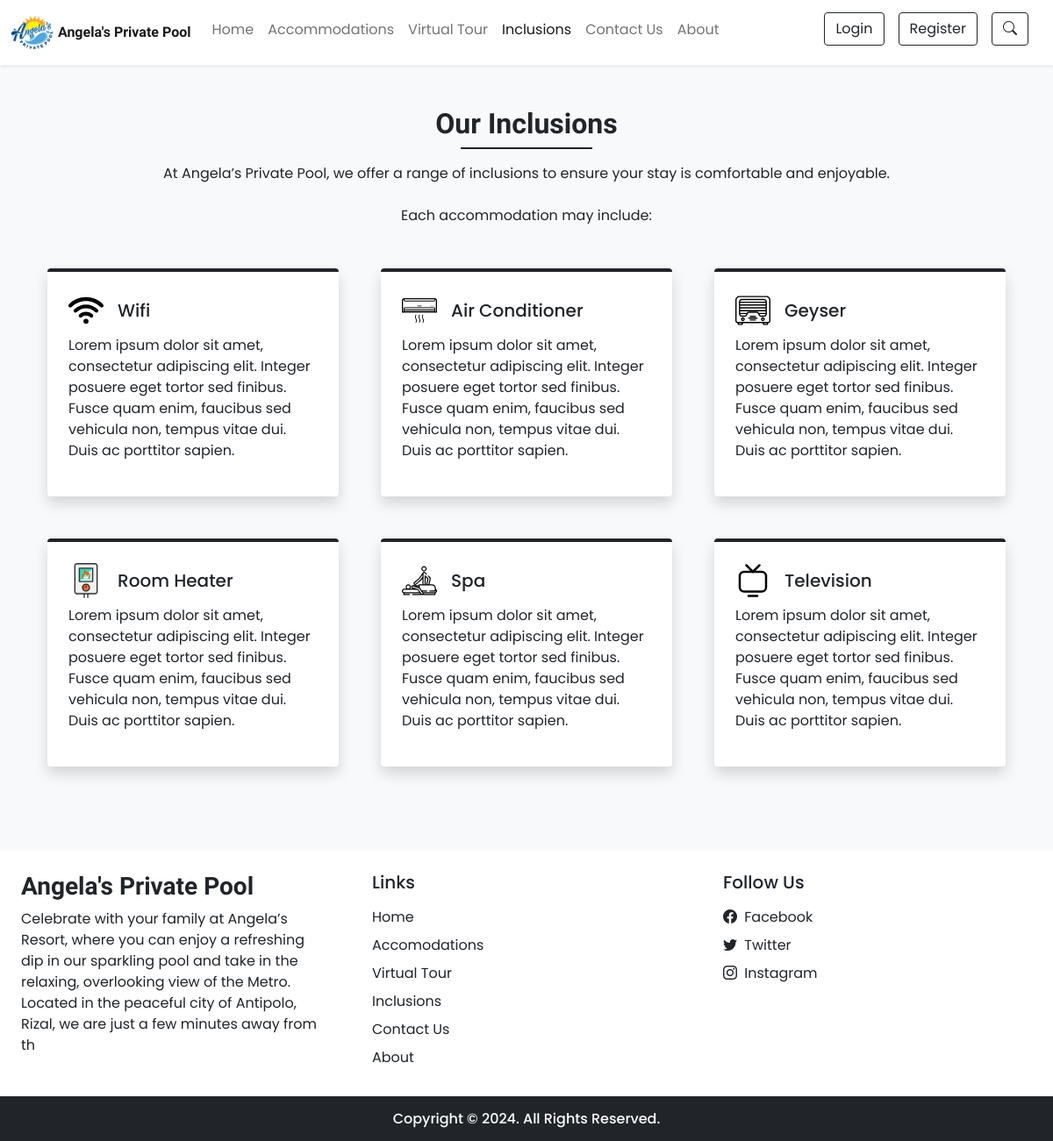
Screenshot of /facilities.php with the database file from the repository.
### tables this page shows
CREATE TABLE `settings` (
  `sr_no` int(11) NOT NULL AUTO_INCREMENT,
  `site_title` varchar(50) NOT NULL,
  `site_about` varchar(250) NOT NULL,
  `shutdown` tinyint(1) NOT NULL,
  PRIMARY KEY (`sr_no`)
);

CREATE TABLE `facilities` (
  `id` int(11) NOT NULL AUTO_INCREMENT,
  `icon` varchar(100) NOT NULL,
  `name` varchar(50) NOT NULL,
  `description` varchar(250) NOT NULL,
  PRIMARY KEY (`id`)
);

### admin/inc/db_config.php (called while the page is built, shortened)
<?php
    function selectAll($table)
    {
        $con = $GLOBALS['con'];
        $res = mysqli_query($con,"SELECT * FROM $table");
        return $res;
    }
    function select($sql,$values,$datatypes)
    {
        $con = $GLOBALS['con'];
        if($stmt = mysqli_prepare($con, $sql))
        {
            mysqli_stmt_bind_param($stmt,$datatypes,...$values);
            if(mysqli_stmt_execute($stmt))
            {
                $res = mysqli_stmt_get_result($stmt);
                return $res;
            }
            else
            {
                die("Query cannot be executed - Select");
            }
        }
        else
        {
            die("Query cannot be prepared - Select");
        }
    }
?>

### facilities.php (the view, shortened to what this page needs)
<!DOCTYPE html>
<html lang="en">
<head>
    <link rel="stylesheet" href="https://cdn.jsdelivr.net/npm/swiper@11/swiper-bundle.min.css"/>
    <?php require('inc/links.php'); ?>
</head>
<body class="bg-light">
    <?php require('inc/navbar.php'); ?>
    <div class="my-5 px-4">
        <h2 class="fw-bold h-font text-center">Our Inclusions</h2>
        <div class="h-line bg-dark"></div>
        <p class="text-center mt-3">
            At Angela’s Private Pool, we offer a range of inclusions to ensure your stay is comfortable and enjoyable.<br><br>
            Each accommodation may include:
        </p>
    </div>
    <div class="container">
        <div class="row">
            <?php
                $res = selectAll('facilities');
                $path = FACILITIES_IMG_PATH;
                while($row = mysqli_fetch_assoc($res))
                {
                    echo<<<data
                        <div class="col-lg-4 col-md-6 mb-5 px-4">
                            <div class="bg-white rounded shadow p-4 border-top border-4 border-dark pop">
                                <div class="d-flex align-items-center mb-2">
                                    <img src="$path$row[icon]" width="40px">
                                    <h5 class="m-0 ms-3">$row[name]</h5>
                                </div>
                                <p>$row[description]</p>
                            </div>
                        </div>
                    data;
                }
            ?>
        </div>
    </div>
    <?php require('inc/footer.php'); ?>
</body>
</html>

### inc/navbar.php (shortened to what this page needs)
<nav id="nav-bar" class="navbar navbar-expand-lg navbar-light bg-white px-lg-auto py-lg-1 shadow-sm sticky-top">
  <div class="container-fluid">
    <a class="logo-image" href="index.php">
      <img src="images/settings/logo-angela.jpg" alt="Angela's Logo" />
    </a>
    <a class="navbar-brand ms-1 me-3 fw-bold fs-6 h-font" href="index.php"><?php echo $settings_r['site_title'] ?></a>
    <div class="collapse navbar-collapse" id="navbarSupportedContent">
      <ul class="navbar-nav me-auto mb-auto mb-lg-auto">
        <li class="nav-item">
          <a class="nav-link me-auto" href="index.php">Home</a>
        </li>
        <li class="nav-item">
          <a class="nav-link me-auto" href="rooms.php">Accommodations</a>
        </li>
        <li class="nav-item">
          <a class="nav-link me-auto" href="virtual_tour.php">Virtual Tour</a>
        </li>
        <li class="nav-item">
          <a class="nav-link me-auto" href="facilities.php">Inclusions</a>
        </li>
        <li class="nav-item">
          <a class="nav-link me-auto" href="contact.php">Contact Us</a>
        </li>
        <li class="nav-item">
          <a class="nav-link" href="about.php">About</a>
        </li>
      </ul>
      <div class="d-flex">
        <?php
          if(isset($_SESSION['login']) && $_SESSION['login']==true)
          {
            $path = USERS_IMG_PATH;
            echo<<<data
              <div class="btn-group">
                <button type="button" class="btn btn-outline-dark shadow-none dropdown-toggle" data-bs-toggle="dropdown" data-bs-display="static" aria-expanded="false">
                  $_SESSION[uName]
                </button>
                <ul class="dropdown-menu dropdown-menu-lg-end">
                  <li><a class="dropdown-item" href="profile.php">Profile</a></li>
                  <li><a class="dropdown-item" href="bookings.php">Bookings</a></li>
                  <li><a class="dropdown-item" href="logout.php">Logout</a></li>
                </ul>
              </div>
            data;
          }
          else
          {
            echo<<<data
            <button type="button" class="btn btn-outline-dark shadow-none me-lg-3 me-2 mb-2" data-bs-toggle="modal" data-bs-target="#loginModal">
              Login
            </button>
            <button type="button" class="btn btn-outline-dark shadow-none me-lg-3 me-2 mb-2" data-bs-toggle="modal" data-bs-target="#registerModal">
              Register
            </button>
            <button type="button" class="btn btn-outline-dark shadow-none me-lg-3 me-2 mb-2" data-bs-toggle="modal" data-bs-target="#trackBookingModal">
              <i class="bi bi-search"></i>
            </button>
            data;
          }
        ?>
      </div>
    </div>
  </div>
</nav>

### inc/footer.php (shortened to what this page needs)
<div class="container-fluid bg-white mt-5">
    <div class="row">
        <div class="col-lg-4 p-4">
            <h3 class="h-font fw-bold fs-3 mb-2"><?php echo $settings_r['site_title'] ?></h3>
            <p>
                <?php echo $settings_r['site_about'] ?>
            </p>
        </div>
        <div class="col-lg-4 p-4">
            <h5 class="mb-3">Links</h5>
            <a href="index.php" class="d-inline-block mb-2 text-dark text-decoration-none">Home</a><br>
            <a href="rooms.php" class="d-inline-block mb-2 text-dark text-decoration-none">Accomodations</a><br>
            <a href="virtual_tour.php" class="d-inline-block mb-2 text-dark text-decoration-none">Virtual Tour</a><br>
            <a href="facilities.php" class="d-inline-block mb-2 text-dark text-decoration-none">Inclusions</a><br>
            <a href="contact.php" class="d-inline-block mb-2 text-dark text-decoration-none">Contact Us</a><br>
            <a href="about.php" class="d-inline-block mb-2 text-dark text-decoration-none">About</a>
        </div>
        <div class="col-lg-4 p-4">
            <h5 class="mb-3">Follow Us</h5>
            <a href="<?php echo $contact_r['fb'] ?>" class="d-inline-block text-dark text-decoration-none mb-2">
                <i class="bi bi-facebook me-1"></i> Facebook
            </a><br>
            <?php
                if($contact_r['tw']!='')
                {
                    echo<<<data
                        <a href="$contact_r[tw]" class="d-inline-block text-dark text-decoration-none mb-2">
                            <i class="bi bi-twitter me-1"></i> Twitter
                        </a><br>
                    data;
                }
                if($contact_r['insta']!='')
                {
                    echo<<<data
                        <a href="$contact_r[insta]" class="d-inline-block text-dark text-decoration-none mb-2">
                            <i class="bi bi-instagram me-1"></i> Instagram
                        </a>
                    data;
                }
            ?>
        </div>
    </div>
</div>
<h6 class="text-center bg-dark text-white p-3 m-0">Copyright © 2024. All Rights Reserved.</h6>

### assets/css/common.css (style rules this page uses)
:root { --teal: #2ec1ac; --teal_hover: #279e8c; }
* { font-family: 'Poppins', sans-serif; }
.logo-image { width: 10vw; height: 10vw; border-radius: 50%; overflow: hidden; min-width: 40px; min-height: 40px; max-width: 50px; max-height: 50px; margin: 2vh 0; }
.logo-image img { width: 100%; height: 100%; object-fit: cover; object-position: center; }
@media (min-width: 1200px) { .logo-image { width: 6vw; height: 6vw; margin: 1vh 0; } }
.h-font { font-family: 'Merienda', cursive; }
.h-line { width: 150px; margin: 0 auto; height: 1.7px; }

### rows the page displays
settings: site_title "Angela's Private Pool", site_about "Celebrate with your family at Angela’s Resort, where you can enjoy a refreshing dip in our sparkling pool and take in the relaxing, overlooking view of the Metro. Located in the peaceful city of Antipolo, Rizal, we are just a few minutes away from th"
facilities: icon (picture), name "Wifi", description "Lorem ipsum dolor sit amet, consectetur adipiscing elit. Integer posuere eget tortor sed finibus. Fusce quam enim, faucibus sed vehicula non, tempus vitae dui. Duis ac porttitor sapien."
facilities: icon (picture), name "Air Conditioner", description "Lorem ipsum dolor sit amet, consectetur adipiscing elit. Integer posuere eget tortor sed finibus. Fusce quam enim, faucibus sed vehicula non, tempus vitae dui. Duis ac porttitor sapien."
facilities: icon (picture), name "Geyser", description "Lorem ipsum dolor sit amet, consectetur adipiscing elit. Integer posuere eget tortor sed finibus. Fusce quam enim, faucibus sed vehicula non, tempus vitae dui. Duis ac porttitor sapien."
facilities: icon (picture), name "Room Heater", description "Lorem ipsum dolor sit amet, consectetur adipiscing elit. Integer posuere eget tortor sed finibus. Fusce quam enim, faucibus sed vehicula non, tempus vitae dui. Duis ac porttitor sapien."
facilities: icon (picture), name "Spa", description "Lorem ipsum dolor sit amet, consectetur adipiscing elit. Integer posuere eget tortor sed finibus. Fusce quam enim, faucibus sed vehicula non, tempus vitae dui. Duis ac porttitor sapien."
facilities: icon (picture), name "Television", description "Lorem ipsum dolor sit amet, consectetur adipiscing elit. Integer posuere eget tortor sed finibus. Fusce quam enim, faucibus sed vehicula non, tempus vitae dui. Duis ac porttitor sapien."
